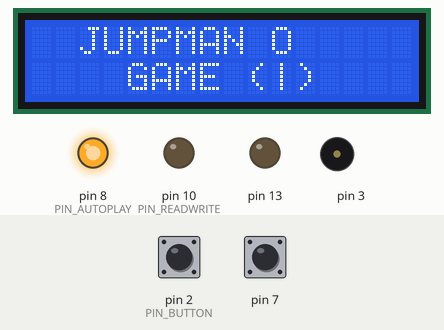
This sketch was run on a simulated Arduino Uno, built with avr-gcc and run on an emulated ATmega328P. Shown: 16×2 character LCD, output pins drawn as LEDs (lit = HIGH), buzzer (waves = sounding). The test bench sets the inputs (shaded band); at power-on: pin 2 (PIN_BUTTON) HIGH, pin 7 HIGH. Random numbers use the default seed unless the sketch sets one.

Above: at 0.7 s.
At 7.8 s:
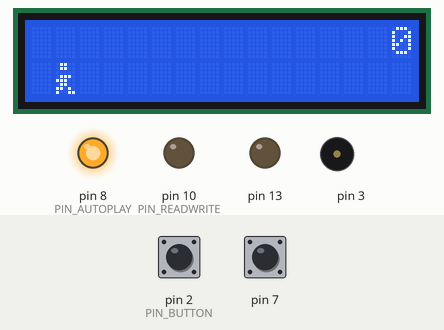
7.9 s: pin 2 (PIN_BUTTON) pulled LOW for 0.15 s
At 8.11 s:
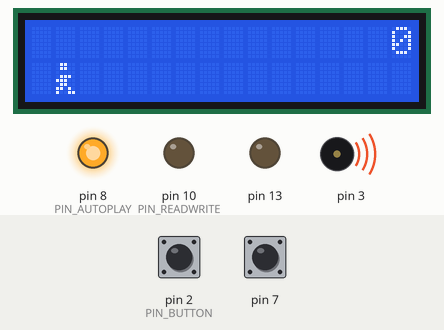
8.6 s: pin 2 (PIN_BUTTON) pulled LOW for 1 s
10.2 s: pin 2 (PIN_BUTTON) pulled LOW for 0.15 s
10.9 s: pin 2 (PIN_BUTTON) pulsed LOW 2 times (0.12 s each, 0.3 s apart)
At 11.52 s:
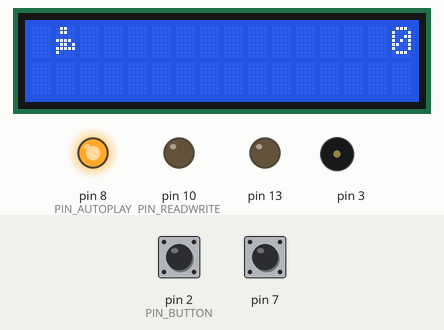
13.0 s: pin 2 (PIN_BUTTON) pulled LOW for 3.2 s
At 13.53 s:
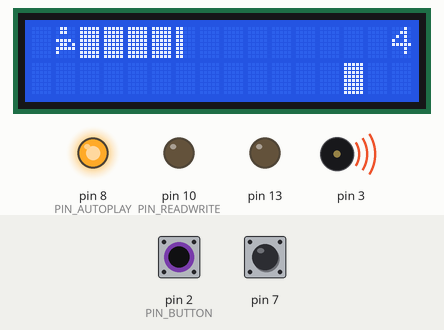
16.8 s: pin 2 (PIN_BUTTON) pulled LOW for 0.15 s
At 17.05 s:
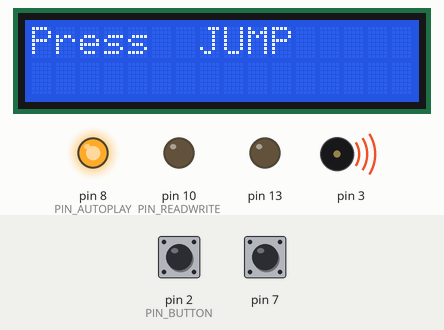
Timing chart, 0 to 20.5 s (numbered marks = the images above; inputs shaded):
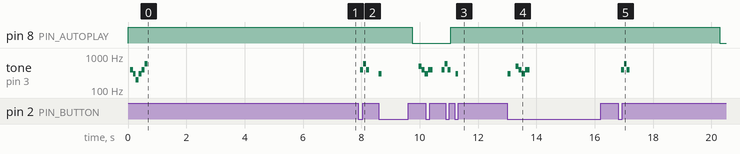

The sketch:

jumpman-game.ino
```cpp
#include <LiquidCrystal.h>
volatile int level;
volatile int auxLevel;
volatile int podmenu;
#define PIN_BUTTON 2
#define PIN_AUTOPLAY 8
#define PIN_READWRITE 10
#define PIN_CONTRAST 12

#define SPRITE_RUN1 1
#define SPRITE_RUN2 2
#define SPRITE_JUMP 3
#define SPRITE_JUMP_UPPER '.'         // Use o '.' para a cabeca do personagem
#define SPRITE_JUMP_LOWER 4
#define SPRITE_TERRAIN_EMPTY ' '      // Use ' ' para corpo do personagem
#define SPRITE_TERRAIN_SOLID 5
#define SPRITE_TERRAIN_SOLID_RIGHT 6
#define SPRITE_TERRAIN_SOLID_LEFT 7

#define HERO_HORIZONTAL_POSITION 1    // Posição horizontal do personagem na tela

#define TERRAIN_WIDTH 16
#define TERRAIN_EMPTY 0
#define TERRAIN_LOWER_BLOCK 1
#define TERRAIN_UPPER_BLOCK 2

#define HERO_POSITION_OFF 0          // Personanagem Visivel
#define HERO_POSITION_RUN_LOWER_1 1  // Personagem correndo nos leds da fila inferior (pose 1)
#define HERO_POSITION_RUN_LOWER_2 2  //                                                (pose 2)

#define HERO_POSITION_JUMP_1 3       // Començando um salto
#define HERO_POSITION_JUMP_2 4       // Meio do caminho
#define HERO_POSITION_JUMP_3 5       // Salto nos Leds da fila superior
#define HERO_POSITION_JUMP_4 6       // Salto nos Leds da fila superior
#define HERO_POSITION_JUMP_5 7       // Salto nos Leds da fila superior
#define HERO_POSITION_JUMP_6 8       // Salto nos Leds da fila superior
#define HERO_POSITION_JUMP_7 9       // Meio do caminho
#define HERO_POSITION_JUMP_8 10      // Prestes a ir ao chao

#define HERO_POSITION_RUN_UPPER_1 11 // Personagem correndo nos leds da fila superior (pose 1)
#define HERO_POSITION_RUN_UPPER_2 12 //                                               (pose 2)

LiquidCrystal lcd(12, 11, 6, 5, 4, 3);
static char terrainUpper[TERRAIN_WIDTH + 1];
static char terrainLower[TERRAIN_WIDTH + 1];
static bool buttonPushed = false;
char wybor;
char wyborpoz;

void initializeGraphics(){
  static byte graphics[] = {
    // Posicao de corrida 1
    B01100,
    B01100,
    B00000,
    B01110,
    B11100,
    B01100,
    B11010,
    B10011,
    // Posicao de corrida 1 2
    B01100,
    B01100,
    B00000,
    B01100,
    B01100,
    B01100,
    B01100,
    B01110,
    // Salto
    B01100,
    B01100,
    B00000,
    B11110,
    B01101,
    B11111,
    B10000,
    B00000,
    // Salto baixo
    B11110,
    B01101,
    B11111,
    B10000,
    B00000,
    B00000,
    B00000,
    B00000,
    // Chao
    B11111,
    B11111,
    B11111,
    B11111,
    B11111,
    B11111,
    B11111,
    B11111,
    // Chao a direita
    B00011,
    B00011,
    B00011,
    B00011,
    B00011,
    B00011,
    B00011,
    B00011,
    // Chao a esquerda
    B11000,
    B11000,
    B11000,
    B11000,
    B11000,
    B11000,
    B11000,
    B11000,
  };
  int i;
  // Permite que o lcd.print () seja usado para
  // desenhar rapidamente vários caracteres
  for (i = 0; i < 7; ++i) {
    lcd.createChar(i + 1, &graphics[i * 8]);
  }
  for (i = 0; i < TERRAIN_WIDTH; ++i) {
    terrainUpper[i] = SPRITE_TERRAIN_EMPTY;
    terrainLower[i] = SPRITE_TERRAIN_EMPTY;
  }
}

// Desliza o terreno para a esquerda em incrementos de meio-caractere

void advanceTerrain(char* terrain, byte newTerrain){
  for (int i = 0; i < TERRAIN_WIDTH; ++i) {
    char current = terrain[i];
    char next = (i == TERRAIN_WIDTH-1) ? newTerrain : terrain[i+1];
    switch (current){
      case SPRITE_TERRAIN_EMPTY:
        terrain[i] = (next == SPRITE_TERRAIN_SOLID) ? SPRITE_TERRAIN_SOLID_RIGHT : SPRITE_TERRAIN_EMPTY;
        break;
      case SPRITE_TERRAIN_SOLID:
        terrain[i] = (next == SPRITE_TERRAIN_EMPTY) ? SPRITE_TERRAIN_SOLID_LEFT : SPRITE_TERRAIN_SOLID;
        break;
      case SPRITE_TERRAIN_SOLID_RIGHT:
        terrain[i] = SPRITE_TERRAIN_SOLID;
        break;
      case SPRITE_TERRAIN_SOLID_LEFT:
        terrain[i] = SPRITE_TERRAIN_EMPTY;
        break;
    }
  }
}
void gl (int czas, int glos){

tone(3, glos);
delay(czas);
noTone(3);
}


bool drawHero(byte position, char* terrainUpper, char* terrainLower, unsigned int score) {
  bool collide = false;
  char upperSave = terrainUpper[HERO_HORIZONTAL_POSITION];
  char lowerSave = terrainLower[HERO_HORIZONTAL_POSITION];
  byte upper, lower;
  switch (position) {
    case HERO_POSITION_OFF:
      upper = lower = SPRITE_TERRAIN_EMPTY;
      break;
    case HERO_POSITION_RUN_LOWER_1:
      upper = SPRITE_TERRAIN_EMPTY;
      lower = SPRITE_RUN1;
      break;
    case HERO_POSITION_RUN_LOWER_2:
      upper = SPRITE_TERRAIN_EMPTY;
      lower = SPRITE_RUN2;
      break;
    case HERO_POSITION_JUMP_1:
    case HERO_POSITION_JUMP_8:
      upper = SPRITE_TERRAIN_EMPTY;
      lower = SPRITE_JUMP;
      break;
    case HERO_POSITION_JUMP_2:
    case HERO_POSITION_JUMP_7:
      upper = SPRITE_JUMP_UPPER;
      lower = SPRITE_JUMP_LOWER;
      break;
    case HERO_POSITION_JUMP_3:
    case HERO_POSITION_JUMP_4:
    case HERO_POSITION_JUMP_5:
    case HERO_POSITION_JUMP_6:
      upper = SPRITE_JUMP;
      lower = SPRITE_TERRAIN_EMPTY;
      break;
    case HERO_POSITION_RUN_UPPER_1:
      upper = SPRITE_RUN1;
      lower = SPRITE_TERRAIN_EMPTY;
      break;
    case HERO_POSITION_RUN_UPPER_2:
      upper = SPRITE_RUN2;
      lower = SPRITE_TERRAIN_EMPTY;
      break;
  }
  if (upper != ' ') {
    terrainUpper[HERO_HORIZONTAL_POSITION] = upper;
    collide = (upperSave == SPRITE_TERRAIN_EMPTY) ? false : true;
  }
  if (lower != ' ') {
    terrainLower[HERO_HORIZONTAL_POSITION] = lower;
    collide |= (lowerSave == SPRITE_TERRAIN_EMPTY) ? false : true;
  }

  byte digits = (score > 9999) ? 5 : (score > 999) ? 4 : (score > 99) ? 3 : (score > 9) ? 2 : 1;

  // desenha o cenario
  terrainUpper[TERRAIN_WIDTH] = '\0';
  terrainLower[TERRAIN_WIDTH] = '\0';
  char temp = terrainUpper[16-digits];
  terrainUpper[16-digits] = '\0';
  lcd.setCursor(0,0);
  lcd.print(terrainUpper);
  terrainUpper[16-digits] = temp;
  lcd.setCursor(0,1);
  lcd.print(terrainLower);

  lcd.setCursor(16 - digits,0);
  lcd.print(score);

  terrainUpper[HERO_HORIZONTAL_POSITION] = upperSave;
  terrainLower[HERO_HORIZONTAL_POSITION] = lowerSave;
  return collide;
}

void buttonPush() {
  buttonPushed = true;
}

//Menu do jogo
void presentation(){
  lcd.setCursor(0,0);
  lcd.print("  JUMPMAN O ");
  lcd.setCursor(2,4);
  lcd.print("  GAME (|)");
  gl(100,400);
  gl(100,300);
  gl(100,200);
  gl(100,300);
  gl(100,400);
  gl(100,600);
  delay(5000);
  lcd.clear();

}

void gameRules(int poziomgry){
  static byte heroPos = HERO_POSITION_RUN_LOWER_1;
  static byte newTerrainType = TERRAIN_EMPTY;
  static byte newTerrainDuration = 1;
  static bool playing = false;
  static bool blink = false;
  static unsigned int distance = 0;
  if (!playing) {
    drawHero((blink) ? HERO_POSITION_OFF : heroPos, terrainUpper, terrainLower, distance >> 3);
    if (blink) {
      lcd.clear();
      lcd.setCursor(0,0);
      lcd.print("Press  JUMP");
    }
    delay(250);
    blink = !blink;
    if (buttonPushed) {
      gl(100,400);
      gl(100,600);
      gl(100,400);
      initializeGraphics();
      heroPos = HERO_POSITION_RUN_LOWER_1;
      playing = true;
      buttonPushed = false;
      distance = 0;

    }
    return;
  }

  // Muda o terreno para a esquerda
  advanceTerrain(terrainLower, newTerrainType == TERRAIN_LOWER_BLOCK ? SPRITE_TERRAIN_SOLID : SPRITE_TERRAIN_EMPTY);
  advanceTerrain(terrainUpper, newTerrainType == TERRAIN_UPPER_BLOCK ? SPRITE_TERRAIN_SOLID : SPRITE_TERRAIN_EMPTY);

  // Faça um novo terreno para entrar à direita
  if (--newTerrainDuration == 0) {
    if (newTerrainType == TERRAIN_EMPTY) {
      newTerrainType = (random(3) == 0) ? TERRAIN_UPPER_BLOCK : TERRAIN_LOWER_BLOCK;
      newTerrainDuration = 2 + random(10);
    } else {
      newTerrainType = TERRAIN_EMPTY;
      newTerrainDuration = 10 + random(10);
    }
  }

  if (buttonPushed) {

    if (heroPos <= HERO_POSITION_RUN_LOWER_2)
    gl(100,300);
    heroPos = HERO_POSITION_JUMP_1;
    buttonPushed = false;

  }
 // O personagem colidiu com alguma coisa. Game Over
  if (drawHero(heroPos, terrainUpper, terrainLower, distance >> 3)) {
    playing = false;
    gl(100,500);
    gl(100,400);
    gl(120,300);
    gl(160,400);
    lcd.clear();
  } else {
    if (heroPos == HERO_POSITION_RUN_LOWER_2 || heroPos == HERO_POSITION_JUMP_8) {
      heroPos = HERO_POSITION_RUN_LOWER_1;
    } else if ((heroPos >= HERO_POSITION_JUMP_3 && heroPos <= HERO_POSITION_JUMP_5) && terrainLower[HERO_HORIZONTAL_POSITION] != SPRITE_TERRAIN_EMPTY) {
      heroPos = HERO_POSITION_RUN_UPPER_1;
    } else if (heroPos >= HERO_POSITION_RUN_UPPER_1 && terrainLower[HERO_HORIZONTAL_POSITION] == SPRITE_TERRAIN_EMPTY) {
      heroPos = HERO_POSITION_JUMP_5;
    } else if (heroPos == HERO_POSITION_RUN_UPPER_2) {
      heroPos = HERO_POSITION_RUN_UPPER_1;
    } else {
      ++heroPos;
    }
    ++distance;

    digitalWrite(PIN_AUTOPLAY, terrainLower[HERO_HORIZONTAL_POSITION + 2] == SPRITE_TERRAIN_EMPTY ? HIGH : LOW);
  }
  delay(poziomgry);
  }

void setup(){
  pinMode(7, INPUT_PULLUP);
  pinMode(13, OUTPUT);

  pinMode(PIN_READWRITE, OUTPUT);
  digitalWrite(PIN_READWRITE, LOW);
  pinMode(PIN_CONTRAST, OUTPUT);
  digitalWrite(PIN_CONTRAST, LOW);

  pinMode(PIN_BUTTON, INPUT);
  digitalWrite(PIN_BUTTON, HIGH);
  pinMode(PIN_AUTOPLAY, OUTPUT);
  digitalWrite(PIN_AUTOPLAY, HIGH);

  level = 1;
  attachInterrupt(0/*PIN_BUTTON*/, buttonPush, FALLING);

  initializeGraphics();

  lcd.begin(16, 2);
  presentation();
   do{menu();}while(digitalRead(2) == LOW);
}
//Executa infinitamente atpe que alguma regra seja quebrada
void loop() {
switch (auxLevel) {
case 1:
gameRules(70);
break;
case 2:
gameRules(50);
break;
case 3:
gameRules(15);
break;
case 4:
gameRules(1);
break;
    }
  }
//Seleção de níveis
void menu() {
if (level > 4 || level < 0) {level == 0;}
if (digitalRead(7) == HIGH) { level++;}
  switch (level) {

    case 1:
    lcd.setCursor(0,0);
  lcd.print("Select mode:");
  lcd.setCursor(0,1);
  lcd.print("<     Easy     >");
  delay(500);
  lcd.clear();
  lcd.setCursor(0,0);
  lcd.print("Select mode:");
  lcd.setCursor(0,1);
  lcd.print("<              >");
  delay(500);
  if(digitalRead(2) == HIGH) {
    auxLevel = 1;
    auxLevel;}

  break;
    case 2:
lcd.setCursor(0,0);
  lcd.print("Select mode:");
  lcd.setCursor(0,1);
  lcd.print("<    Medium    >");
  delay(500);
  lcd.clear();
  lcd.setCursor(0,0);
  lcd.print("Select mode:");
  lcd.setCursor(0,1);
  lcd.print("<              >");
  delay(500);
if(digitalRead(2) == HIGH) {
    auxLevel = 2;
    auxLevel;}
    break;

    case 3:
lcd.setCursor(0,0);
  lcd.print("Select mode:");
  lcd.setCursor(0,1);
  lcd.print("<     Hard     >");
  delay(500);
  lcd.clear();
  lcd.setCursor(0,0);
  lcd.print("Select mode:");
  lcd.setCursor(0,1);
  lcd.print("<              >");
  delay(500);
  if(digitalRead(2) == HIGH) {
    auxLevel = 3;
    auxLevel;}

    break;
    case 4:
lcd.setCursor(0,0);
  lcd.print("Select mode:");
  lcd.setCursor(0,1);
  lcd.print("<    Ninja     >");
  delay(500);
  lcd.clear();
  lcd.setCursor(0,0);
  lcd.print("Select mode:");
  lcd.setCursor(0,1);
  lcd.print("<              >");
  delay(500);
  if(digitalRead(2) == HIGH) {
    auxLevel = 4;
    auxLevel;}
    break;

  default:
level = 0;
  break;
    }
  }
```

Measured:
- after the input at 7.9 s, tone on pin 3: silent → 400 Hz after 0.07 s, → 600 Hz 0.10 s later, → 400 Hz 0.10 s later, → silent 0.10 s later
- after the input at 16.8 s, pin 8 (PIN_AUTOPLAY): HIGH → LOW after 3.5 s; tone on pin 3: silent → 400 Hz after 0.10 s, → 600 Hz 0.10 s later, → 400 Hz 0.10 s later, → silent 0.10 s later
- what the display in image 4 shows lasts 0.5 s, from 13.3 s to 13.8 s
